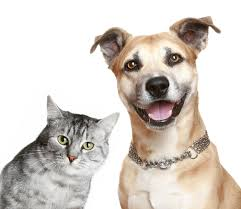
#> input picture Resourcess/dogcat.jpg, 241 x 209 px
$ python catdetection.py
#> lines starting #> are read from the running program, lines starting #| are printed output that depends on the picture; after the words box and inside, x2 and y2 are one past the last pixel; in counts of white or black regions, pixels touching at a corner belong together
# Cat face detection using har cascade
import cv2
import numpy

face = cv2.CascadeClassifier("Resourcess/haarcascade_frontalcatface.xml")  # for detecting face

image = cv2.imread("Resourcess/dogcat.jpg")
#> image is the input picture: shape (209, 241, 3); mean B, G, R 201.9, 208.6, 215.8
gray = cv2.cvtColor(image, cv2.COLOR_BGR2GRAY)  # convert into gray so color not affect accuracy
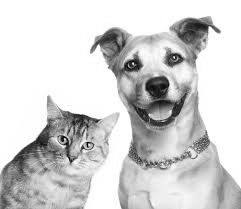
#> gray: shape (209, 241); min 1, max 255, mean 210

# parameters(img,scale_factor[reduce image size],min_neighbour)
faces = face.detectMultiScale(gray, 1.1, 1)  # for  faces
#> faces = [[43, 115, 65, 65]]

for (x, y, w, h) in faces:
    image = cv2.rectangle(image, (x, y), (x + w, y + h), (127, 0, 20), 3)
    cv2.putText(image, "Cat", (x, y - 10), cv2.FONT_HERSHEY_SIMPLEX, 0.9, (127, 0, 20), 2)
#> this loop made 1 pass
#> pass 1, `image = cv2.rectangle(image, (x, y), (x + w, y + h), (127, 0, 20), 3)`:
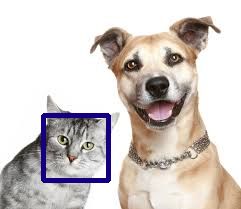
#> image: shape (209, 241, 3); 2.56% of pixels changed, all inside (x1, y1, x2, y2) = (41, 113, 111, 183)
#> after the loop:
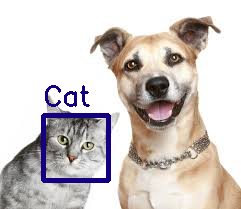
#> image: shape (209, 241, 3); 0.66% of pixels changed, all inside (x1, y1, x2, y2) = (45, 85, 90, 107)
image = cv2.resize(image, (800, 700))
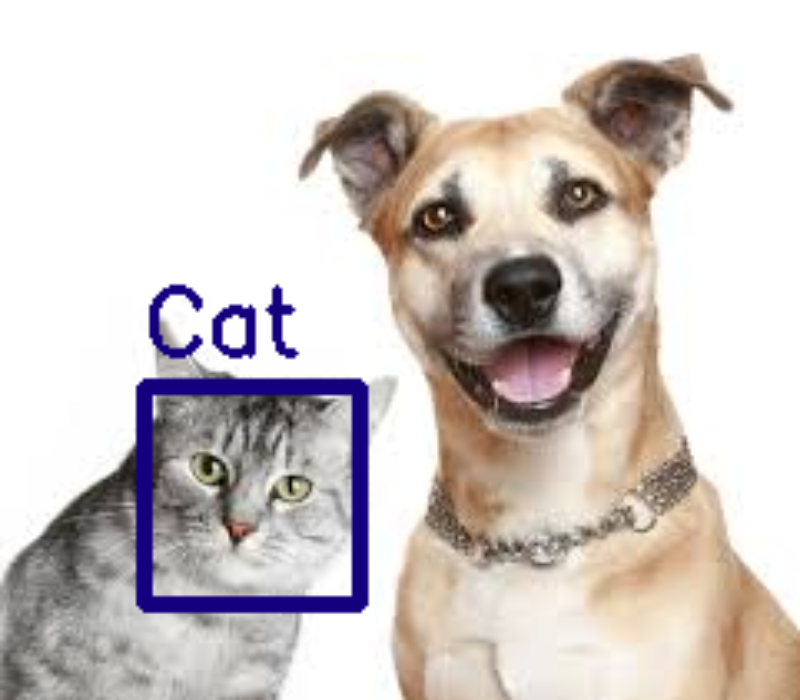
#> image: shape (700, 800, 3); mean B, G, R 199.5, 202.1, 209.8
cv2.imshow("Face Detected", image)
cv2.waitKey(0)
cv2.destroyAllWindows()
